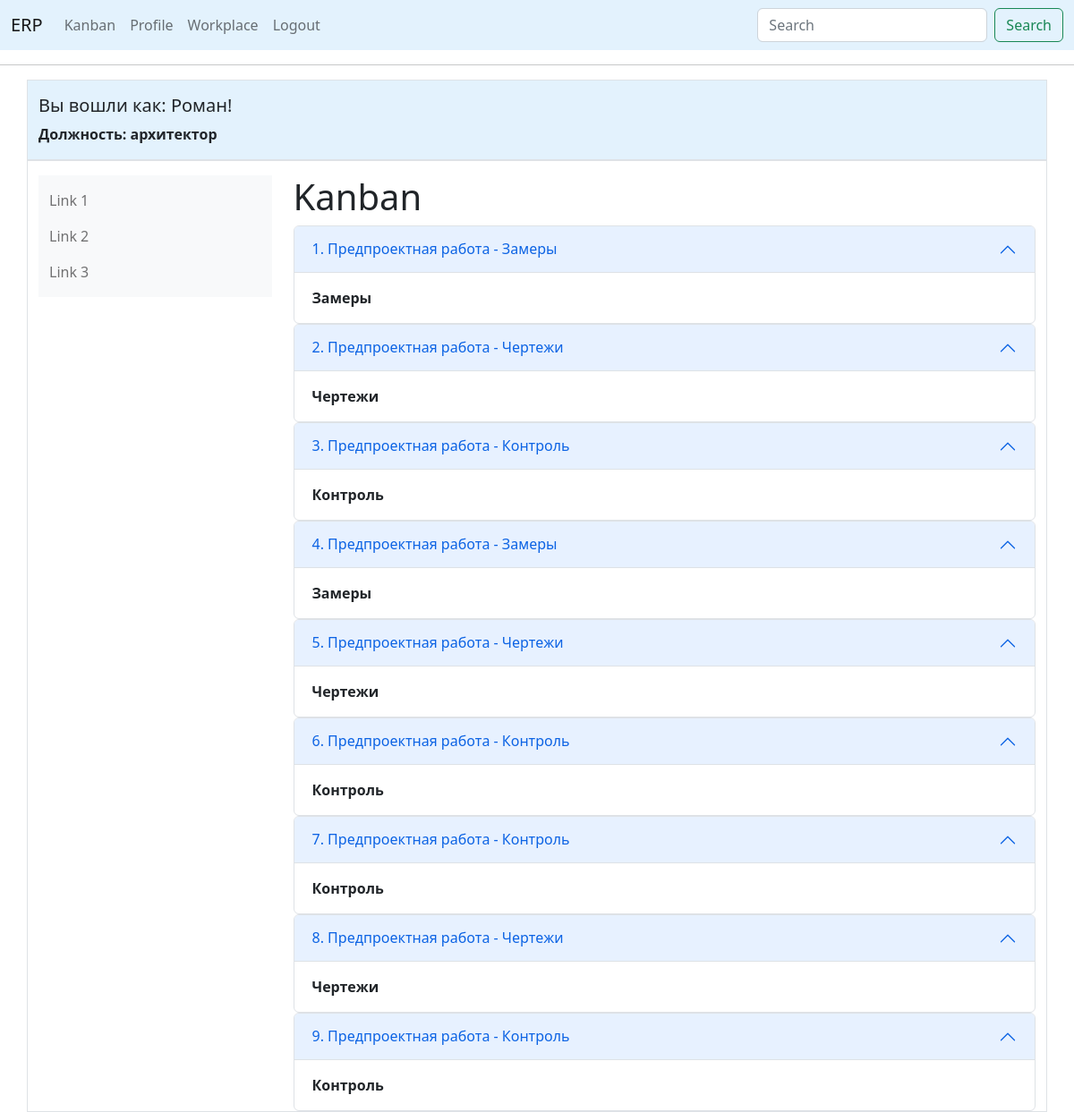
Page /kanban (signed in) on the earlier database version.
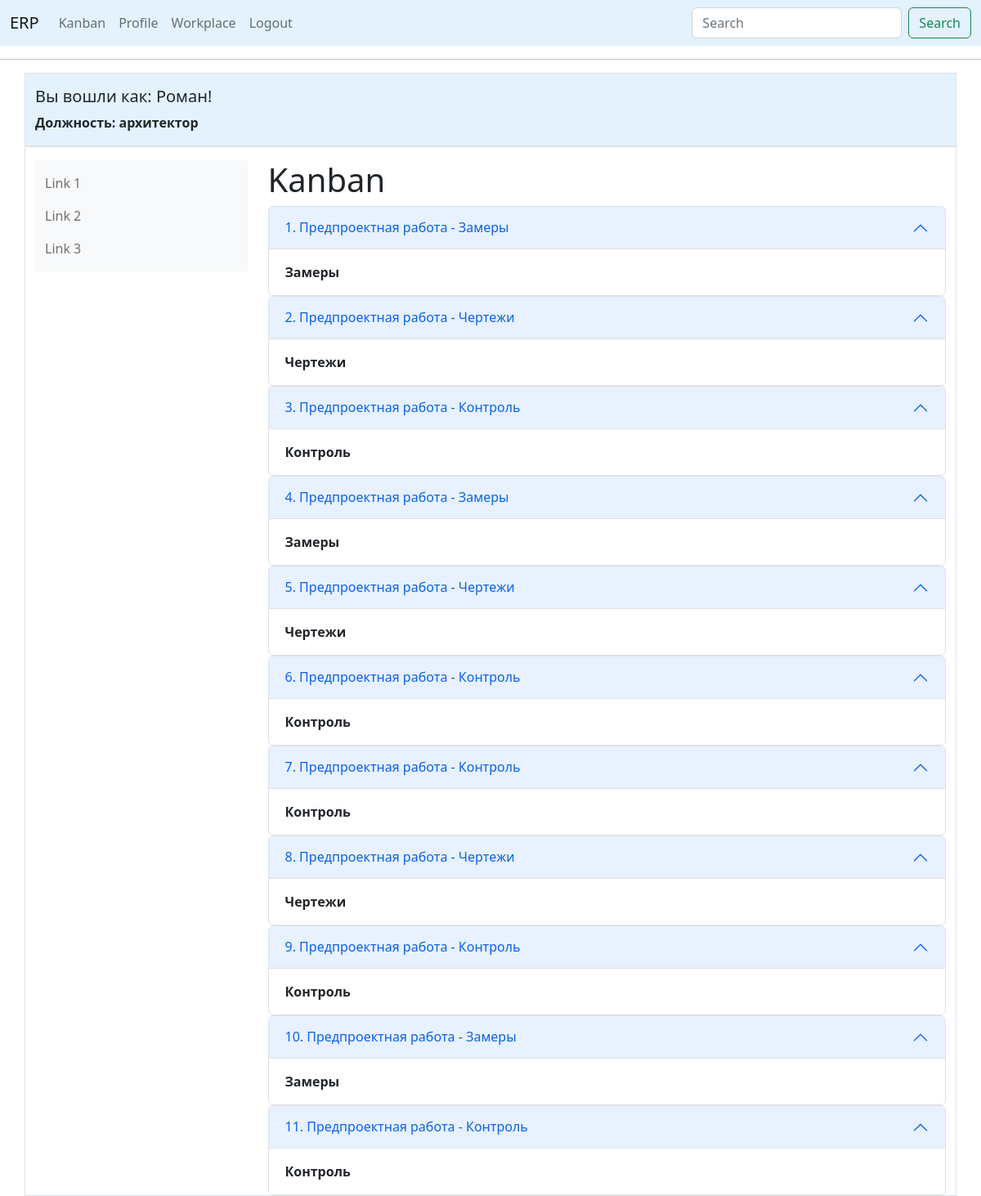
Same page on the later database version.
### app/models.py (models this page shows, shortened)
class User(UserMixin, db.Model):
    id = db.Column(db.Integer, primary_key=True)
    first_name = db.Column(db.String(150), index=True)
    last_name = db.Column(db.String(150), index=True)
    phone = db.Column(db.String(120), index=True, unique=True)
    username = db.Column(db.String(64), index=True, unique=True)
    password_hash = db.Column(db.String(128))
    specialization_id = db.Column(db.Integer, db.ForeignKey('specialization.id'), nullable=False)
    posts = db.relationship('Post', backref='author', lazy='dynamic')
    followed = db.relationship(
        'User', secondary=followers,
        primaryjoin=(followers.c.follower_id == id),
        secondaryjoin=(followers.c.followed_id == id),
        backref=db.backref('followers', lazy='dynamic'), lazy='dynamic')

class Specialization(db.Model):
    id = db.Column(db.Integer, primary_key=True)
    job_departmet = db.Column(db.String(200), index=True)
    job_title = db.Column(db.String(150), index=True, unique=True)
    users = db.relationship('User', backref='employee',
                            lazy=True)  # this is not a table field, the code sets the relation of the specialization

class PreProduct(db.Model):
    id = db.Column(db.Integer, primary_key=True)
    number_order_client = db.Column(db.Integer, db.ForeignKey('order_client.id'), nullable=False)
    work_type = db.Column(db.Integer, db.ForeignKey('works.id'), nullable=False)
    set_worker = db.Column(db.Integer, db.ForeignKey('user.id'))
    work = db.relationship('Works', backref='work', lazy='subquery')
    worker = db.relationship('User', backref='worker', lazy='subquery')

class Works(db.Model):
    id = db.Column(db.Integer, primary_key=True)
    work_title = db.Column(db.String(150))
    work_type = db.Column(db.String(150))

### app/routes.py (the view)
@app.route('/kanban', methods=['GET', 'POST'])
@login_required
def kanban():
    order_manufacture = PreProduct.query.all()
    return render_template("kanban.html", title='Kanban', order_manufacture=order_manufacture)

### app/models.py (called while the page is built)
@login.user_loader
def load_user(id):
    return User.query.get(int(id))

### app/templates/kanban.html
{% if current_user.specialization_id is ne(2)%}
{% extends "base_bootstrap.html" %}
{% else %}
{% extends "base.html" %}
{% endif %}
{% block content %}
<h1>Kanban</h1>
{% for order in order_manufacture %}
<div class="accordion" id="accordionPanelsStayOpenExample">
  <div class="accordion-item">
    <h2 class="accordion-header" id="panelsStayOpen-headingOne">
      <button class="accordion-button" type="button" data-bs-toggle="collapse" data-bs-target="#panelsStayOpen-collapseOne" aria-expanded="true" aria-controls="panelsStayOpen-collapseOne">
        {{order.id}}. {{order.work.work_title}} - {{order.work.work_type}}
      </button>
    </h2>
    <div id="panelsStayOpen-collapseOne" class="accordion-collapse collapse show" aria-labelledby="panelsStayOpen-headingOne">
      <div class="accordion-body">
        <strong>{{order.work.work_type}}</strong>
      </div>
    </div>
  </div>
</div>
{% endfor%}
{% endblock %}

### app/templates/base_bootstrap.html (shortened to what this page needs)
<!doctype html>
<html>
<link href="https://cdn.jsdelivr.net/npm/bootstrap@5.2.3/dist/css/bootstrap.min.css" rel="stylesheet"
>
<head>
    <nav class="navbar navbar-expand-lg bg-body-tertiary" style="background-color: #e3f2fd;">
        <div class="container-fluid">
            <a class="navbar-brand" href="{{ url_for('index') }}">ERP</a>
            <div class="collapse navbar-collapse" id="navbarSupportedContent">
                <ul class="navbar-nav me-auto mb-2 mb-lg-0">
                    {% if current_user.is_anonymous %}
                    <li class="nav-item">
                        <a class="nav-link active" aria-current="page" href="{{ url_for('index') }}">Home</a>
                    </li>
                    <li class="nav-item">
                        <a class="nav-link" href="{{ url_for('login') }}">Login</a>
                    </li>
                    {% else %}
                    <li class="nav-item">
                        <a class="nav-link" href="{{ url_for('kanban') }}">Kanban</a>
                    </li>
                    <li class="nav-item">
                        <a class="nav-link" href="{{ url_for('user', username=current_user.username) }}">Profile</a>
                    </li>
                    <li class="nav-item">
                        <a class="nav-link" href="{{ url_for('workplace') }}">Workplace</a>
                    </li>
                    <li class="nav-item">
                        <a class="nav-link" href="{{ url_for('logout') }}">Logout</a>
                    </li>
                </ul>
                <form class="d-flex" role="search">
                    <input class="form-control me-2" type="search" placeholder="Search" aria-label="Search">
                    <button class="btn btn-outline-success" type="submit">Search</button>
                </form>
                {% endif %}
            </div>
        </div>
    </nav>
    <hr>
</head>
<body>
<div class="container-sm pt-3 border " style="background-color: #e3f2fd">
    <div>
        {% if current_user.is_authenticated %}
        <h5> Вы вошли как: {{ current_user.first_name }}!</h5>
        <p><strong>Должность: {{current_user.employee.job_title}}</strong></p>
        {% endif %}
    </div>
</div>
<div class="container-sm pt-3 border ">
    <div class="row">
        <div class="col-sm-3">
            <nav class="navbar bg-light">
                <div class="container-fluid">
                    <ul class="navbar-nav">
                        <li class="nav-item">
                            <a class="nav-link" href="#">Link 1</a>
                        </li>
                        <li class="nav-item">
                            <a class="nav-link" href="#">Link 2</a>
                        </li>
                        <li class="nav-item">
                            <a class="nav-link" href="#">Link 3</a>
                        </li>
                    </ul>
                </div>
            </nav>
        </div>
        <div class="col-sm-9">
            {% block content %}{% endblock %}
        </div>
    </div>
</div>
</body>
</html>

Differences in the rows shown:
added PreProduct: id "10", work.work_title "Предпроектная работа", work.work_type "Замеры"
added PreProduct: id "11", work.work_title "Предпроектная работа", work.work_type "Контроль"
